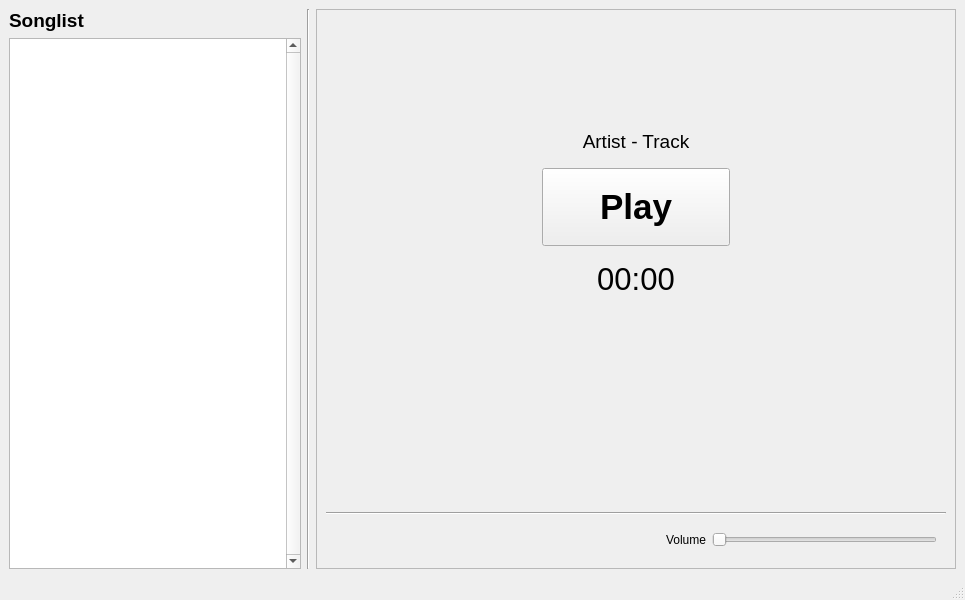
<?xml version="1.0" encoding="UTF-8"?>
<ui version="4.0">
 <class>MainWindow</class>
 <widget class="QMainWindow" name="MainWindow">
  <property name="geometry">
   <rect>
    <x>0</x>
    <y>0</y>
    <width>965</width>
    <height>600</height>
   </rect>
  </property>
  <property name="windowTitle">
   <string>myplayer</string>
  </property>
  <widget class="QWidget" name="centralwidget">
   <layout class="QHBoxLayout" name="horizontalLayout">
    <item>
     <layout class="QVBoxLayout" name="verticalLayout">
      <property name="sizeConstraint">
       <enum>QLayout::SetDefaultConstraint</enum>
      </property>
      <property name="leftMargin">
       <number>0</number>
      </property>
      <property name="topMargin">
       <number>0</number>
      </property>
      <property name="rightMargin">
       <number>0</number>
      </property>
      <item>
       <widget class="QLabel" name="label">
        <property name="font">
         <font>
          <pointsize>14</pointsize>
          <weight>75</weight>
          <bold>true</bold>
         </font>
        </property>
        <property name="text">
         <string>Songlist</string>
        </property>
        <property name="textFormat">
         <enum>Qt::PlainText</enum>
        </property>
       </widget>
      </item>
      <item>
       <widget class="QListWidget" name="fLstSongs">
        <property name="font">
         <font>
          <pointsize>14</pointsize>
          <weight>75</weight>
          <bold>true</bold>
         </font>
        </property>
        <property name="verticalScrollBarPolicy">
         <enum>Qt::ScrollBarAlwaysOn</enum>
        </property>
        <property name="horizontalScrollBarPolicy">
         <enum>Qt::ScrollBarAlwaysOff</enum>
        </property>
        <property name="uniformItemSizes">
         <bool>false</bool>
        </property>
        <property name="selectionRectVisible">
         <bool>true</bool>
        </property>
       </widget>
      </item>
     </layout>
    </item>
    <item>
     <widget class="Line" name="line">
      <property name="orientation">
       <enum>Qt::Vertical</enum>
      </property>
     </widget>
    </item>
    <item>
     <widget class="QFrame" name="frame">
      <property name="sizePolicy">
       <sizepolicy hsizetype="Minimum" vsizetype="Preferred">
        <horstretch>0</horstretch>
        <verstretch>0</verstretch>
       </sizepolicy>
      </property>
      <property name="minimumSize">
       <size>
        <width>640</width>
        <height>0</height>
       </size>
      </property>
      <property name="frameShape">
       <enum>QFrame::StyledPanel</enum>
      </property>
      <property name="frameShadow">
       <enum>QFrame::Raised</enum>
      </property>
      <property name="lineWidth">
       <number>0</number>
      </property>
      <layout class="QVBoxLayout" name="verticalLayout_3">
       <item>
        <widget class="QFrame" name="frame_2">
         <property name="frameShape">
          <enum>QFrame::NoFrame</enum>
         </property>
         <property name="frameShadow">
          <enum>QFrame::Raised</enum>
         </property>
         <layout class="QVBoxLayout" name="verticalLayout_2">
          <item>
           <spacer name="verticalSpacer_2">
            <property name="orientation">
             <enum>Qt::Vertical</enum>
            </property>
            <property name="sizeType">
             <enum>QSizePolicy::Expanding</enum>
            </property>
            <property name="sizeHint" stdset="0">
             <size>
              <width>20</width>
              <height>84</height>
             </size>
            </property>
           </spacer>
          </item>
          <item>
           <widget class="QLabel" name="fLblSongTitle">
            <property name="font">
             <font>
              <pointsize>14</pointsize>
             </font>
            </property>
            <property name="text">
             <string>Artist - Track</string>
            </property>
            <property name="alignment">
             <set>Qt::AlignCenter</set>
            </property>
           </widget>
          </item>
          <item>
           <widget class="QFrame" name="frame_3">
            <property name="frameShape">
             <enum>QFrame::NoFrame</enum>
            </property>
            <property name="frameShadow">
             <enum>QFrame::Raised</enum>
            </property>
            <layout class="QHBoxLayout" name="horizontalLayout_2">
             <item>
              <spacer name="horizontalSpacer">
               <property name="orientation">
                <enum>Qt::Horizontal</enum>
               </property>
               <property name="sizeHint" stdset="0">
                <size>
                 <width>197</width>
                 <height>20</height>
                </size>
               </property>
              </spacer>
             </item>
             <item>
              <widget class="QPushButton" name="fBtnPlay">
               <property name="minimumSize">
                <size>
                 <width>188</width>
                 <height>78</height>
                </size>
               </property>
               <property name="font">
                <font>
                 <pointsize>26</pointsize>
                 <weight>75</weight>
                 <bold>true</bold>
                </font>
               </property>
               <property name="text">
                <string>Play</string>
               </property>
               <property name="checkable">
                <bool>false</bool>
               </property>
              </widget>
             </item>
             <item>
              <spacer name="horizontalSpacer_2">
               <property name="orientation">
                <enum>Qt::Horizontal</enum>
               </property>
               <property name="sizeHint" stdset="0">
                <size>
                 <width>197</width>
                 <height>20</height>
                </size>
               </property>
              </spacer>
             </item>
            </layout>
           </widget>
          </item>
          <item>
           <widget class="QLabel" name="fLblTime">
            <property name="font">
             <font>
              <pointsize>23</pointsize>
             </font>
            </property>
            <property name="text">
             <string>00:00</string>
            </property>
            <property name="alignment">
             <set>Qt::AlignCenter</set>
            </property>
           </widget>
          </item>
          <item>
           <spacer name="verticalSpacer">
            <property name="orientation">
             <enum>Qt::Vertical</enum>
            </property>
            <property name="sizeHint" stdset="0">
             <size>
              <width>20</width>
              <height>200</height>
             </size>
            </property>
           </spacer>
          </item>
         </layout>
        </widget>
       </item>
       <item>
        <widget class="Line" name="line_2">
         <property name="orientation">
          <enum>Qt::Horizontal</enum>
         </property>
        </widget>
       </item>
       <item>
        <widget class="QFrame" name="frame_4">
         <property name="frameShape">
          <enum>QFrame::NoFrame</enum>
         </property>
         <property name="frameShadow">
          <enum>QFrame::Raised</enum>
         </property>
         <layout class="QHBoxLayout" name="horizontalLayout_3">
          <item>
           <spacer name="horizontalSpacer_3">
            <property name="orientation">
             <enum>Qt::Horizontal</enum>
            </property>
            <property name="sizeHint" stdset="0">
             <size>
              <width>40</width>
              <height>20</height>
             </size>
            </property>
           </spacer>
          </item>
          <item>
           <widget class="QLabel" name="label_2">
            <property name="text">
             <string>Volume</string>
            </property>
           </widget>
          </item>
          <item>
           <widget class="QSlider" name="fSldVolume">
            <property name="sizePolicy">
             <sizepolicy hsizetype="Fixed" vsizetype="Fixed">
              <horstretch>0</horstretch>
              <verstretch>0</verstretch>
             </sizepolicy>
            </property>
            <property name="minimumSize">
             <size>
              <width>225</width>
              <height>0</height>
             </size>
            </property>
            <property name="baseSize">
             <size>
              <width>0</width>
              <height>0</height>
             </size>
            </property>
            <property name="acceptDrops">
             <bool>false</bool>
            </property>
            <property name="tracking">
             <bool>true</bool>
            </property>
            <property name="orientation">
             <enum>Qt::Horizontal</enum>
            </property>
            <property name="invertedAppearance">
             <bool>false</bool>
            </property>
            <property name="invertedControls">
             <bool>false</bool>
            </property>
           </widget>
          </item>
         </layout>
        </widget>
       </item>
      </layout>
     </widget>
    </item>
   </layout>
  </widget>
  <widget class="QMenuBar" name="menubar">
   <property name="geometry">
    <rect>
     <x>0</x>
     <y>0</y>
     <width>965</width>
     <height>31</height>
    </rect>
   </property>
  </widget>
  <widget class="QStatusBar" name="statusbar"/>
 </widget>
 <resources/>
 <connections/>
</ui>
